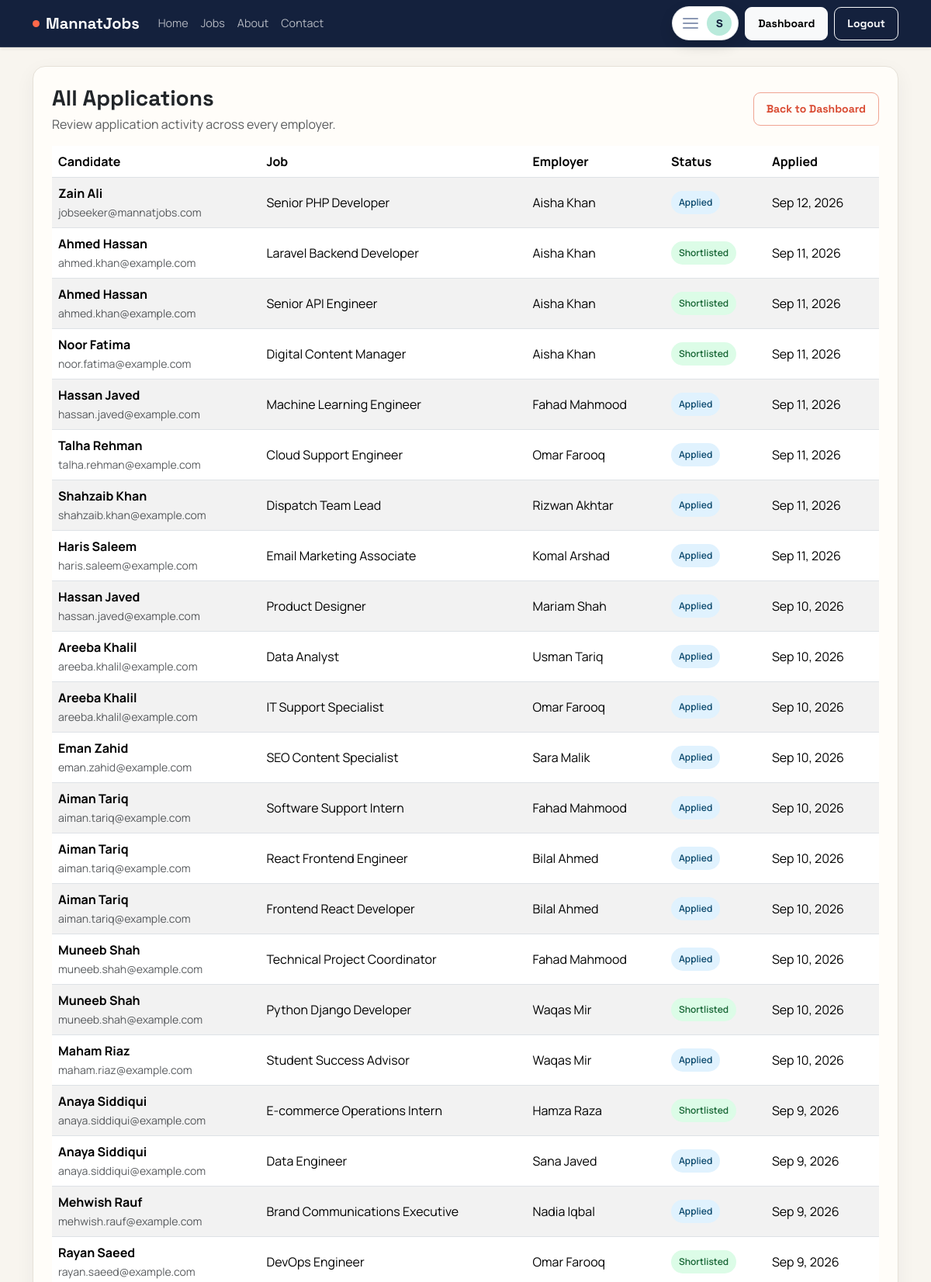
Page /admin/applications.php (signed in, upper part) on the committed database.
### tables this page shows
CREATE TABLE applications (
    id INT UNSIGNED AUTO_INCREMENT PRIMARY KEY,
    job_id INT UNSIGNED NOT NULL,
    jobseeker_id INT UNSIGNED NOT NULL,
    resume_path VARCHAR(255) DEFAULT NULL,
    resume_data MEDIUMBLOB DEFAULT NULL,
    resume_mime VARCHAR(100) DEFAULT NULL,
    cover_letter TEXT DEFAULT NULL,
    status ENUM('applied', 'shortlisted', 'rejected', 'hired') NOT NULL DEFAULT 'applied',
    applied_at TIMESTAMP NOT NULL DEFAULT CURRENT_TIMESTAMP,
    CONSTRAINT fk_applications_job FOREIGN KEY (job_id) REFERENCES jobs(id) ON DELETE CASCADE,
    CONSTRAINT fk_applications_jobseeker FOREIGN KEY (jobseeker_id) REFERENCES users(id) ON DELETE CASCADE,
    UNIQUE KEY uq_application_once (job_id, jobseeker_id),
    INDEX idx_applications_job (job_id),
    INDEX idx_applications_jobseeker (jobseeker_id),
    INDEX idx_applications_status (status)
);

CREATE TABLE users (
    id INT UNSIGNED AUTO_INCREMENT PRIMARY KEY,
    name VARCHAR(150) NOT NULL,
    email VARCHAR(180) NOT NULL UNIQUE,
    password VARCHAR(255) NOT NULL,
    role ENUM('jobseeker', 'employer', 'admin') NOT NULL,
    phone VARCHAR(30) DEFAULT NULL,
    status ENUM('active', 'blocked', 'pending') NOT NULL DEFAULT 'active',
    created_at TIMESTAMP NOT NULL DEFAULT CURRENT_TIMESTAMP,
    INDEX idx_users_role (role),
    INDEX idx_users_status (status)
);

CREATE TABLE jobs (
    id INT UNSIGNED AUTO_INCREMENT PRIMARY KEY,
    employer_id INT UNSIGNED NOT NULL,
    category_id INT UNSIGNED NOT NULL,
    title VARCHAR(180) NOT NULL,
    description TEXT NOT NULL,
    requirements TEXT NOT NULL,
    location VARCHAR(120) NOT NULL,
    job_type ENUM('Full-time', 'Part-time', 'Remote', 'Internship') NOT NULL,
    salary_min DECIMAL(12,2) DEFAULT NULL,
    salary_max DECIMAL(12,2) DEFAULT NULL,
    experience_level VARCHAR(80) DEFAULT NULL,
    deadline DATE DEFAULT NULL,
    status ENUM('pending', 'approved', 'rejected', 'closed') NOT NULL DEFAULT 'pending',
    created_at TIMESTAMP NOT NULL DEFAULT CURRENT_TIMESTAMP,
    updated_at TIMESTAMP NOT NULL DEFAULT CURRENT_TIMESTAMP ON UPDATE CURRENT_TIMESTAMP,
    CONSTRAINT fk_jobs_employer FOREIGN KEY (employer_id) REFERENCES users(id) ON DELETE CASCADE,
    CONSTRAINT fk_jobs_category FOREIGN KEY (category_id) REFERENCES job_categories(id) ON DELETE RESTRICT,
    INDEX idx_jobs_employer (employer_id),
    INDEX idx_jobs_status (status),
    INDEX idx_jobs_location (location),
    INDEX idx_jobs_category (category_id)
);

### includes/functions.php (called while the page is built, shortened)
<?php
function e($value)
{
    return htmlspecialchars((string)$value, ENT_QUOTES, 'UTF-8');
}
function appBasePath()
{
    static $basePath;
    if ($basePath !== null) {
        return $basePath;
    }
    $documentRoot = realpath($_SERVER['DOCUMENT_ROOT'] ?? '');
    $appRoot = realpath(__DIR__ . '/..');
    $basePath = '';
    if ($documentRoot && $appRoot) {
        $documentRoot = str_replace('\\', '/', rtrim($documentRoot, '\\/'));
        $appRoot = str_replace('\\', '/', $appRoot);
        if (str_starts_with(strtolower($appRoot), strtolower($documentRoot))) {
            $basePath = substr($appRoot, strlen($documentRoot));
        }
    }
    return rtrim($basePath, '/');
}
function url($path = '')
{
    $path = ltrim($path, '/');
    return appBasePath() . ($path === '' ? '/' : '/' . $path);
}
function getApplicationStatusLabel($status)
{
    $labels = [
        'applied' => 'Applied',
        'shortlisted' => 'Shortlisted',
        'rejected' => 'Rejected',
        'hired' => 'Hired',
    ];
    return $labels[$status] ?? ucfirst($status);
}

### admin/applications.php (the view, shortened to what this page needs)
<?php
require_once __DIR__ . '/../includes/db.php';
require_once __DIR__ . '/../includes/functions.php';
$applications = $conn->query('SELECT a.*, j.title AS job_title, eu.name AS employer_name, cu.name AS candidate_name, cu.email AS candidate_email FROM applications a INNER JOIN jobs j ON j.id = a.job_id INNER JOIN users eu ON eu.id = j.employer_id INNER JOIN users cu ON cu.id = a.jobseeker_id ORDER BY a.applied_at DESC');
include __DIR__ . '/../includes/header.php';
?>
<div class="card p-4">
    <div class="d-flex justify-content-between align-items-center flex-wrap gap-3 mb-3"><div><h3 class="fw-bold mb-1">All Applications</h3><p class="text-muted mb-0">Review application activity across every employer.</p></div><a href="<?php echo e(url('admin/index.php')); ?>" class="btn btn-outline-primary btn-sm">Back to Dashboard</a></div>
    <div class="table-responsive">
        <table class="table table-striped align-middle"><thead><tr><th>Candidate</th><th>Job</th><th>Employer</th><th>Status</th><th>Applied</th></tr></thead><tbody>
        <?php while ($application = $applications->fetch_assoc()): ?>
            <tr><td><strong><?php echo e($application['candidate_name']); ?></strong><br><small class="text-muted"><?php echo e($application['candidate_email']); ?></small></td><td><?php echo e($application['job_title']); ?></td><td><?php echo e($application['employer_name']); ?></td><td><span class="status-pill status-<?php echo e($application['status']); ?>"><?php echo e(getApplicationStatusLabel($application['status'])); ?></span></td><td><?php echo e(date('M j, Y', strtotime($application['applied_at']))); ?></td></tr>
        <?php endwhile; ?>
        </tbody></table>
    </div>
</div>
<?php include __DIR__ . '/../includes/footer.php'; ?>

### assets/css/style.css (style rules this page uses)
:root { --primary: #ff684a; --primary-dark: #d94a31; --secondary: #14213d; --ink: #172033; --paper: #f8f5ef; --mint: #b9eadb; --muted: #657084; --success: #20866b; --danger: #c94848; --warning: #d28a22; --border: #e6e1d8; --shadow: 0 18px 50px rgba(20, 33, 61, 0.09); }
* { scrollbar-color: #b9b1a5 var(--paper); }
body { font-family: 'Manrope', sans-serif; background: var(--paper); color: var(--ink); min-width: 320px; }
h1, h2, h3, h4, h5, h6, .navbar-brand, .btn { font-family: 'Space Grotesk', sans-serif; }
h1, h2, h3, h4, h5, h6 { letter-spacing: 0; }
.card, .stat-box, .dashboard-sidebar { border: 1px solid var(--border); border-radius: 16px; box-shadow: 0 8px 26px rgba(20, 33, 61, 0.055); background: #fffdf9; }
.card { transition: box-shadow 180ms ease, transform 180ms ease; }
.status-pill { display: inline-block; padding: 6px 10px; border-radius: 999px; font-size: 0.75rem; font-weight: 600; }
.status-applied { background: #e0f2fe; color: #0c4a6e; }
.status-shortlisted { background: #dcfce7; color: #166534; }
.btn { border-radius: 9px; font-weight: 700; padding: 10px 16px; transition: transform 160ms ease, box-shadow 160ms ease, background 160ms ease; }
.btn-outline-primary { --bs-btn-color: var(--primary-dark); --bs-btn-border-color: #f0a492; --bs-btn-hover-bg: var(--primary); --bs-btn-hover-border-color: var(--primary); }

### rows in the picture
applications: jobseeker.name "Zain Ali", jobseeker.email "jobseeker@mannatjobs.com", job.title "Senior PHP Developer", users.name "Aisha Khan", status "Applied", applied_at "Sep 12, 2026"
applications: jobseeker.name "Ahmed Hassan", jobseeker.email "ahmed.khan@example.com", job.title "Laravel Backend Developer", users.name "Aisha Khan", status "Shortlisted", applied_at "Sep 11, 2026"
applications: jobseeker.name "Ahmed Hassan", jobseeker.email "ahmed.khan@example.com", job.title "Senior API Engineer", users.name "Aisha Khan", status "Shortlisted", applied_at "Sep 11, 2026"
applications: jobseeker.name "Noor Fatima", jobseeker.email "noor.fatima@example.com", job.title "Digital Content Manager", users.name "Aisha Khan", status "Shortlisted", applied_at "Sep 11, 2026"
applications: jobseeker.name "Hassan Javed", jobseeker.email "hassan.javed@example.com", job.title "Machine Learning Engineer", users.name "Fahad Mahmood", status "Applied", applied_at "Sep 11, 2026"
applications: jobseeker.name "Talha Rehman", jobseeker.email "talha.rehman@example.com", job.title "Cloud Support Engineer", users.name "Omar Farooq", status "Applied", applied_at "Sep 11, 2026"
applications: jobseeker.name "Shahzaib Khan", jobseeker.email "shahzaib.khan@example.com", job.title "Dispatch Team Lead", users.name "Rizwan Akhtar", status "Applied", applied_at "Sep 11, 2026"
applications: jobseeker.name "Haris Saleem", jobseeker.email "haris.saleem@example.com", job.title "Email Marketing Associate", users.name "Komal Arshad", status "Applied", applied_at "Sep 11, 2026"
applications: jobseeker.name "Hassan Javed", jobseeker.email "hassan.javed@example.com", job.title "Product Designer", users.name "Mariam Shah", status "Applied", applied_at "Sep 10, 2026"
applications: jobseeker.name "Areeba Khalil", jobseeker.email "areeba.khalil@example.com", job.title "Data Analyst", users.name "Usman Tariq", status "Applied", applied_at "Sep 10, 2026"
applications: jobseeker.name "Areeba Khalil", jobseeker.email "areeba.khalil@example.com", job.title "IT Support Specialist", users.name "Omar Farooq", status "Applied", applied_at "Sep 10, 2026"
applications: jobseeker.name "Eman Zahid", jobseeker.email "eman.zahid@example.com", job.title "SEO Content Specialist", users.name "Sara Malik", status "Applied", applied_at "Sep 10, 2026"
applications: jobseeker.name "Aiman Tariq", jobseeker.email "aiman.tariq@example.com", job.title "Software Support Intern", users.name "Fahad Mahmood", status "Applied", applied_at "Sep 10, 2026"
applications: jobseeker.name "Aiman Tariq", jobseeker.email "aiman.tariq@example.com", job.title "React Frontend Engineer", users.name "Bilal Ahmed", status "Applied", applied_at "Sep 10, 2026"
applications: jobseeker.name "Aiman Tariq", jobseeker.email "aiman.tariq@example.com", job.title "Frontend React Developer", users.name "Bilal Ahmed", status "Applied", applied_at "Sep 10, 2026"
applications: jobseeker.name "Muneeb Shah", jobseeker.email "muneeb.shah@example.com", job.title "Technical Project Coordinator", users.name "Fahad Mahmood", status "Applied", applied_at "Sep 10, 2026"
applications: jobseeker.name "Muneeb Shah", jobseeker.email "muneeb.shah@example.com", job.title "Python Django Developer", users.name "Waqas Mir", status "Shortlisted", applied_at "Sep 10, 2026"
applications: jobseeker.name "Maham Riaz", jobseeker.email "maham.riaz@example.com", job.title "Student Success Advisor", users.name "Waqas Mir", status "Applied", applied_at "Sep 10, 2026"
applications: jobseeker.name "Anaya Siddiqui", jobseeker.email "anaya.siddiqui@example.com", job.title "E-commerce Operations Intern", users.name "Hamza Raza", status "Shortlisted", applied_at "Sep 9, 2026"
applications: jobseeker.name "Anaya Siddiqui", jobseeker.email "anaya.siddiqui@example.com", job.title "Data Engineer", users.name "Sana Javed", status "Applied", applied_at "Sep 9, 2026"
applications: jobseeker.name "Mehwish Rauf", jobseeker.email "mehwish.rauf@example.com", job.title "Brand Communications Executive", users.name "Nadia Iqbal", status "Applied", applied_at "Sep 9, 2026"
applications: jobseeker.name "Rayan Saeed", jobseeker.email "rayan.saeed@example.com", job.title "DevOps Engineer", users.name "Omar Farooq", status "Shortlisted", applied_at "Sep 9, 2026"

### other values in the picture
userInitial($user) "S"
